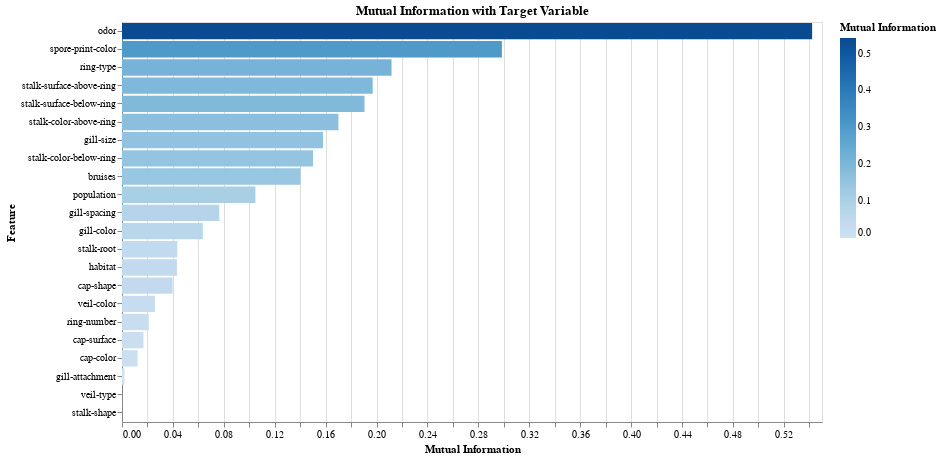

Source (notebook cell):
### Code cell
import altair as alt

# Sorting the DataFrame based on Mutual Information in descending order
mutual_info_df = mutual_info_df.sort_values(by='Mutual Information', ascending=False).reset_index(drop=True)

# Creating the Altair Chart
chart = alt.Chart(mutual_info_df).mark_bar().encode(
    x='Mutual Information:Q',
    y=alt.Y('Feature:N', sort='-x'), # Sorting Bars based on Mutual Information
    color=alt.Color('Mutual Information:Q', scale=alt.Scale(scheme='blues'))
).properties(
    title='Mutual Information with Target Variable',
    width=700,
    height=400
)

# Displaying the Chart
chart

### Figure 1 — Vega specification as saved in the notebook (floating-point values rounded to 4 significant figures)
{"$schema": "https://vega.github.io/schema/vega/v5.json", "data": [{"name": "source_0"}, {"name": "data_0", "values": [{"Feature": "odor", "Mutual Information": 0.5422, "Mutual Information_end": 0.5422, "Mutual Information_start": 0.0}, {"Feature": "spore-print-color", "Mutual Information": 0.2985, "Mutual Information_end": 0.2985, "Mutual Information_start": 0.0}, {"Feature": "ring-type", "Mutual Information": 0.2118, "Mutual Information_end": 0.2118, "Mutual Information_start": 0.0}, {"Feature": "stalk-surface-above-ring", "Mutual Information": 0.1969, "Mutual Information_end": 0.1969, "Mutual Information_start": 0.0}, {"Feature": "stalk-surface-below-ring", "Mutual Information": 0.1906, "Mutual Information_end": 0.1906, "Mutual Information_start": 0.0}, {"Feature": "stalk-color-above-ring", "Mutual Information": 0.1701, "Mutual Information_end": 0.1701, "Mutual Information_start": 0.0}, {"Feature": "gill-size", "Mutual Information": 0.1579, "Mutual Information_end": 0.1579, "Mutual Information_start": 0.0}, {"Feature": "stalk-color-below-ring", "Mutual Information": 0.1501, "Mutual Information_end": 0.1501, "Mutual Information_start": 0.0}, {"Feature": "bruises", "Mutual Information": 0.1403, "Mutual Information_end": 0.1403, "Mutual Information_start": 0.0}, {"Feature": "population", "Mutual Information": 0.1048, "Mutual Information_end": 0.1048, "Mutual Information_start": 0.0}, {"Feature": "gill-spacing", "Mutual Information": 0.07645, "Mutual Information_end": 0.07645, "Mutual Information_start": 0.0}, {"Feature": "gill-color", "Mutual Information": 0.06349, "Mutual Information_end": 0.06349, "Mutual Information_start": 0.0}, {"Feature": "stalk-root", "Mutual Information": 0.04343, "Mutual Information_end": 0.04343, "Mutual Information_start": 0.0}, {"Feature": "habitat", "Mutual Information": 0.04313, "Mutual Information_end": 0.04313, "Mutual Information_start": 0.0}, {"Feature": "cap-shape", "Mutual Information": 0.03977, "Mutual Information_end": 0.03977, "Mutual Information_start": 0.0}, {"Feature": "veil-color", "Mutual Information": 0.02583, "Mutual Information_end": 0.02583, "Mutual Information_start": 0.0}, {"Feature": "ring-number", "Mutual Information": 0.02101, "Mutual Information_end": 0.02101, "Mutual Information_start": 0.0}, {"Feature": "cap-surface", "Mutual Information": 0.01685, "Mutual Information_end": 0.01685, "Mutual Information_start": 0.0}, {"Feature": "cap-color", "Mutual Information": 0.01228, "Mutual Information_end": 0.01228, "Mutual Information_start": 0.0}, {"Feature": "gill-attachment", "Mutual Information": 0.001919, "Mutual Information_end": 0.001919, "Mutual Information_start": 0.0}, {"Feature": "veil-type", "Mutual Information": 0.0, "Mutual Information_end": 0.0, "Mutual Information_start": 0.0}, {"Feature": "stalk-shape", "Mutual Information": 0.0, "Mutual Information_end": 0.0, "Mutual Information_start": 0.0}]}, {"name": "source_0_y_domain_Feature", "values": [{"Feature": "odor", "sort_field": 0.5422}, {"Feature": "spore-print-color", "sort_field": 0.2985}, {"Feature": "ring-type", "sort_field": 0.2118}, {"Feature": "stalk-surface-above-ring", "sort_field": 0.1969}, {"Feature": "stalk-surface-below-ring", "sort_field": 0.1906}, {"Feature": "stalk-color-above-ring", "sort_field": 0.1701}, {"Feature": "gill-size", "sort_field": 0.1579}, {"Feature": "stalk-color-below-ring", "sort_field": 0.1501}, {"Feature": "bruises", "sort_field": 0.1403}, {"Feature": "population", "sort_field": 0.1048}, {"Feature": "gill-spacing", "sort_field": 0.07645}, {"Feature": "gill-color", "sort_field": 0.06349}, {"Feature": "stalk-root", "sort_field": 0.04343}, {"Feature": "habitat", "sort_field": 0.04313}, {"Feature": "cap-shape", "sort_field": 0.03977}, {"Feature": "veil-color", "sort_field": 0.02583}, {"Feature": "ring-number", "sort_field": 0.02101}, {"Feature": "cap-surface", "sort_field": 0.01685}, {"Feature": "cap-color", "sort_field": 0.01228}, {"Feature": "gill-attachment", "sort_field": 0.001919}, {"Feature": "veil-type", "sort_field": 0.0}, {"Feature": "stalk-shape", "sort_field": 0.0}]}, {"name": "data_0_color_domain_Mutual Information", "values": [{"min": 0.0, "max": 0.5422}]}], "marks": [{"type": "rect", "name": "marks", "from": {"data": "data_0"}, "encode": {"update": {"y": {"field": "Feature", "scale": "y"}, "height": {"signal": "max(0.25, bandwidth('y'))"}, "fill": {"field": "Mutual Information", "scale": "color"}, "ariaRoleDescription": {"value": "bar"}, "description": {"signal": "\"Mutual Information: \" + (format(datum[\"Mutual Information\"], \"\")) + \"; Feature: \" + (isValid(datum[\"Feature\"]) ? datum[\"Feature\"] : \"\"+datum[\"Feature\"])"}, "x": {"field": "Mutual Information_end", "scale": "x"}, "x2": {"field": "Mutual Information_start", "scale": "x"}}}, "style": ["bar"]}], "scales": [{"name": "x", "type": "linear", "domain": {"data": "data_0", "fields": ["Mutual Information_start", "Mutual Information_end"]}, "range": [0, {"signal": "width"}], "nice": true, "zero": true}, {"name": "y", "type": "band", "domain": {"data": "source_0_y_domain_Feature", "field": "Feature", "sort": {"op": "max", "field": "sort_field", "order": "descending"}}, "range": [0, {"signal": "height"}], "paddingInner": 0.1, "paddingOuter": 0.05}, {"name": "color", "type": "linear", "domain": [{"signal": "(data(\"data_0_color_domain_Mutual Information\")[0] || {}).min"}, {"signal": "(data(\"data_0_color_domain_Mutual Information\")[0] || {}).max"}], "range": {"scheme": "blues"}, "interpolate": "hcl", "zero": false}], "axes": [{"scale": "x", "orient": "bottom", "gridScale": "y", "tickCount": {"signal": "ceil(width/40)"}, "domain": false, "aria": false, "minExtent": 0, "grid": true, "ticks": false, "zindex": 0, "labels": false, "maxExtent": 0}, {"scale": "x", "zindex": 0, "title": "Mutual Information", "labelFlush": true, "orient": "bottom", "labelOverlap": true, "tickCount": {"signal": "ceil(width/40)"}, "grid": false}, {"scale": "y", "zindex": 0, "grid": false, "orient": "left", "title": "Feature"}], "title": {"text": "Mutual Information with Target Variable", "frame": "group"}, "background": "white", "width": 700, "style": "cell", "legends": [{"fill": "color", "gradientLength": {"signal": "clamp(height, 64, 200)"}, "title": "Mutual Information"}], "padding": 5, "height": 400}
